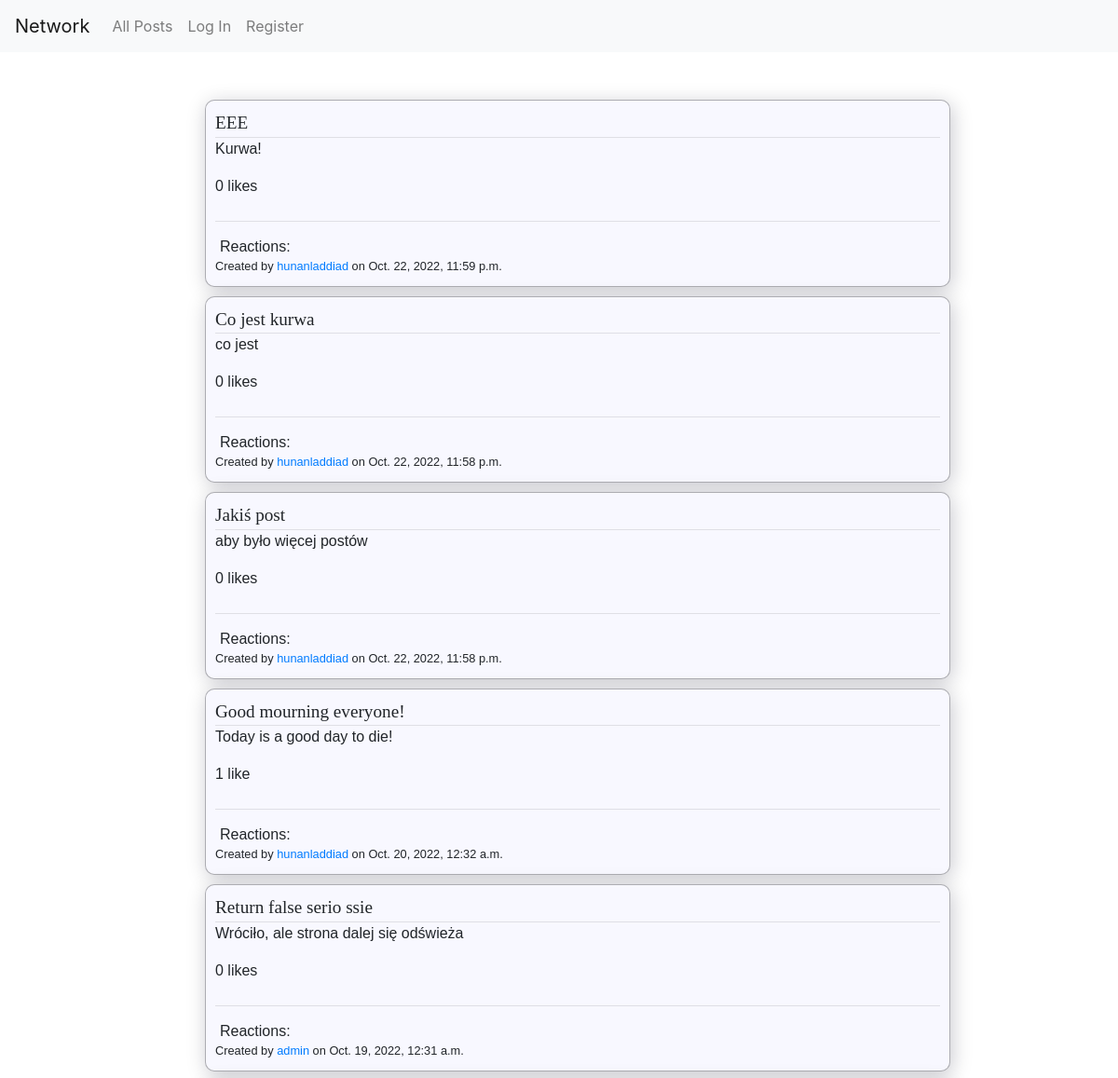
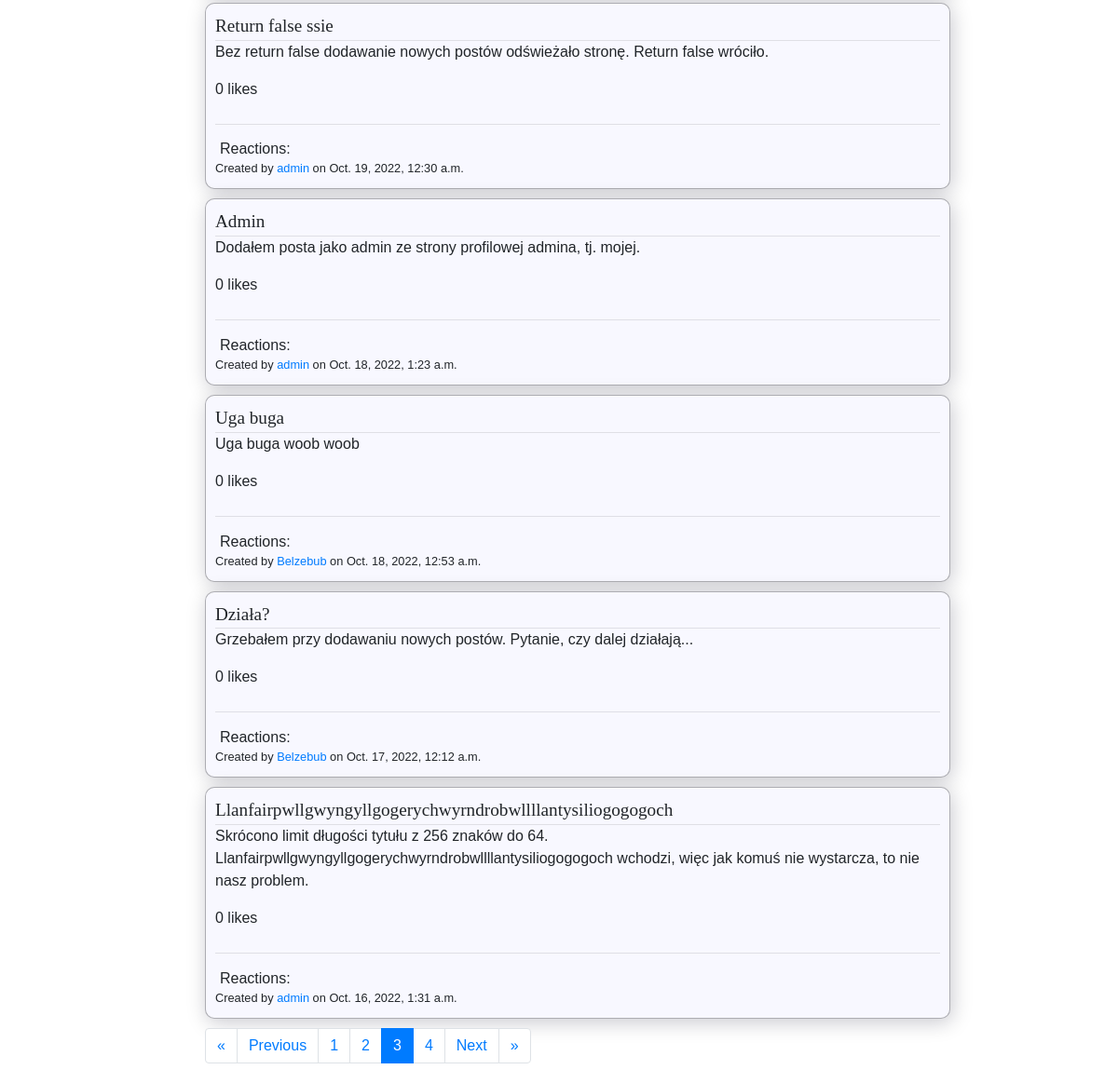
/?page=3, run on the app's committed database (2 pictures, top to bottom).
### network/models.py (models this page shows, shortened)
class Post(models.Model):
    author    = models.ForeignKey     (User, on_delete=models.CASCADE, related_name='posts')
    body      = models.CharField      (max_length=4096)
    likes     = models.ManyToManyField(User,          blank=True,      related_name='likes')
    timestamp = models.DateTimeField  (auto_now_add=True)
    title     = models.CharField      (max_length=64, blank=True)
    def total_likes(self):
        return self.likes.all().count()
    def get_reactions(self, user=None):
        reactions = {}
        for reaction_obj in self.reactions.all():
            category = reaction_obj.category.reaction
            if category in reactions.keys():
                reactions[category]['count'] += 1
            else:
                reactions[category]          = {}
                reactions[category]['emoji'] = reaction_obj.category.emoji
                reactions[category]['count'] = 1
        if user:
            user_reaction = self.reactions.filter(user=user)
            if len(user_reaction) == 1:
                key = str(user_reaction[0].category.reaction)
                reactions[key]['your_reaction'] = True
        return reactions

class User(AbstractUser):
    shadowbanned = models.BooleanField(default=False)

### network/views.py (the view)
# urls.py: path("",          views.index,       name="index"),
def index(request):
    content = paginate( filter_shadowbans(request,
                            Post.objects.all().order_by('-timestamp')),
                        request.GET.get('page'),
                        user=logged_in_user(request))
    return render(request, "network/index.html", {
        "new_post_form": NewPostForm,
        "paginator"    : content['paginator'],
        "page_obj"     : content['page_obj']
    })

### network/util.py (called while the page is built)
def paginate(content, page_number, paginate_by=10, user=None):
    paginator = Paginator(content, paginate_by)
    page_obj  = paginator.get_page(page_number)
    print(f"Logged in user is {user}")
    for page_item in page_obj:
        if hasattr(page_item, 'get_reactions'):
            page_item.reactions_data = page_item.get_reactions(user)
    return {
        "paginator": paginator,
        "page_obj" : page_obj
    }

def logged_in_user(request):
    return request.user if request.user.is_authenticated else None

def filter_shadowbans(request, posts):
    if request.user.is_superuser:
        return posts
    return posts.filter(Q(author__shadowbanned=False) | Q(author=request.user.id))

### network/templates/network/index.html (shortened to what this page needs)
{% extends "network/layout.html" %}
{% load static %}
{% block body %}
    <div class="content-wrapper">
        <div id="posts-view">
            {% for post in page_obj %}
                {% include "./post.html" %}
            {% empty %}
                No posts
            {% endfor %}
            <div id="pagination-wrapper">
                {% include './pagination.html' %}
            </div>
        </div>
    </div>
{% endblock %}

### network/templates/network/post.html (shortened to what this page needs)
<div {% if post.author.shadowbanned and request.user.is_superuser %}
        class="post post-shadowbanned"
    {% else %}
        class="post"
    {% endif %}
    id="post-{{ post.id }}" data-postid="{{ post.id }}">
    <div class="post-title">
        {% if post.title %}
            <span class="has-title">{{ post.title }}</span>
        {% else %}
            <span class="no-title">No title</span>
        {% endif %}
    </div>
    <div class="post-body">{{ post.body|linebreaks }}</div>
    <div class="post-likes">
        <span class="likes-counter">
            {{ post.total_likes }}
            like{% if post.total_likes != 1 %}s{% endif %}
        </span>
    </div>
    <div class="post-reactions-wrapper">
        <div class="post-reactions-container">
            <div class="post-reactions-interface">
                <div class="reactions-announcer"> Reactions:</div>
            </div>
        </div>
    </div>
    <div class="post-credentials">
        Created by
        <span class='author'>
            <a href="{% url 'profile' post.author.id %}">{{ post.author.username }}</a>
        </span>
        on {{ post.timestamp }}
    </div>
</div>

### network/static/network/styles.css (style rules this page uses)
* { -webkit-box-sizing: border-box; box-sizing: border-box; }
.content-wrapper { position: relative; margin: auto; margin-left: 0; -webkit-box-ordinal-group: 2; -ms-flex-order: 1; order: 1; }
#posts-view { position: relative; margin: auto; width: 100%; padding: 5px 20px; }
.post { position: relative; display: block; border: 1px solid rgba(0, 0, 0, 0.3); border-radius: 10px; margin: 10px 0px; padding: 10px; overflow-wrap: break-word; background-color: ghostwhite; -webkit-box-shadow: 2px 4px 21.37px #04022137; box-shadow: 2px 4px 21.37px #04022137; }
@media screen and (min-width: 1101px) { .post { width: 800px; } }
.post-title { max-width: 100%; border-bottom: 1px solid rgba(0, 0, 0, 0.1); font-family: "Times new roman", serif; font-size: 1.2em; }
.post-credentials { display: inline-block; }
.has-title { font-weight: 420.69; }
.post-likes { display: -webkit-box; display: -ms-flexbox; display: flex; }
.post-reactions-wrapper { max-width: 100%; margin-top: 25px; padding-top: 10px; border-top: 1px solid rgba(0, 0, 0, 0.1); }
.post-reactions-container { vertical-align: middle; display: -webkit-inline-box; display: -ms-inline-flexbox; display: inline-flex; }
.post-reactions-interface { display: -webkit-inline-box; display: -ms-inline-flexbox; display: inline-flex; -webkit-transform: translateY(18%); transform: translateY(18%); }
.reactions-announcer { margin-left: 5px; height: -webkit-fit-content; height: -moz-fit-content; height: fit-content; }
.post-credentials { font-size: 0.8em; }

### data on the page
Post: title "EEE", body "Kurwa!", total_likes "0", author.username "hunanladdiad", timestamp "Oct. 22, 2022, 11:59 p.m."
Post: title "Co jest kurwa", body "co jest", total_likes "0", author.username "hunanladdiad", timestamp "Oct. 22, 2022, 11:58 p.m."
Post: title "Jakiś post", body "aby było więcej postów", total_likes "0", author.username "hunanladdiad", timestamp "Oct. 22, 2022, 11:58 p.m."
Post: title "Good mourning everyone!", body "Today is a good day to die!", total_likes "1", author.username "hunanladdiad", timestamp "Oct. 20, 2022, 12:32 a.m."
Post: title "Return false serio ssie", body "Wróciło, ale strona dalej się odświeża", total_likes "0", author.username "admin", timestamp "Oct. 19, 2022, 12:31 a.m."
Post: title "Return false ssie", body "Bez return false dodawanie nowych postów odświeżało stronę. Return false wróciło.", total_likes "0", author.username "admin", timestamp "Oct. 19, 2022, 12:30 a.m."
Post: title "Admin", body "Dodałem posta jako admin ze strony profilowej admina, tj. mojej.", total_likes "0", author.username "admin", timestamp "Oct. 18, 2022, 1:23 a.m."
Post: title "Uga buga", body "Uga buga woob woob", total_likes "0", author.username "Belzebub", timestamp "Oct. 18, 2022, 12:53 a.m."
Post: title "Działa?", body "Grzebałem przy dodawaniu nowych postów. Pytanie, czy dalej działają...", total_likes "0", author.username "Belzebub", timestamp "Oct. 17, 2022, 12:12 a.m."
Post: title "Llanfairpwllgwyngyllgogerychwyrndrobwllllantysiliogogogoch", body "Skrócono limit długości tytułu z 256 znaków do 64. Llanfairpwllgwyngyllgogerychwyrndrobwllllantysiliogogogoch wchodzi, więc jak komuś nie wystarcza, to nie nasz problem.", total_likes "0", author.username "admin", timestamp "Oct. 16, 2022, 1:31 a.m."

### other printed values
{{ page.number }} "1" "2" "4"
{{ page_obj.number }} "3"
